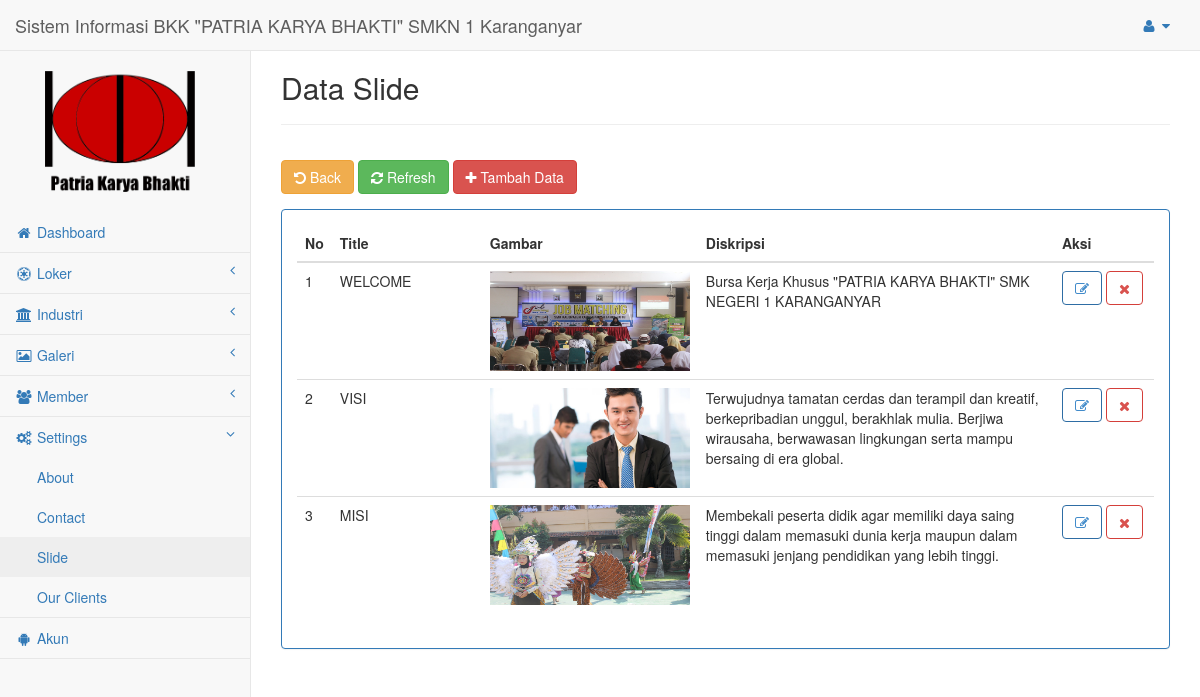
The app's page /0akuadmin/pages/admin?page=slide (signed in) with its own data.
### tables this page shows
CREATE TABLE `tbl_slide` (
  `No` int(9) NOT NULL,
  `Gambar` varchar(5000) NOT NULL,
  `Title` varchar(50) NOT NULL,
  `Deskripsi` varchar(500) NOT NULL
);

### 0akuadmin/pages/admin/page/slide/slide.php (the view)
<h2>Data Slide</h2><hr>
<div class="row">
    <div class="panel-body">
                <button type="button" class="btn btn-warning" onClick="history.go(-1)"><i class="fa fa-rotate-left"></i> Back </button>
                <button type="button" class="btn btn-success" onClick="history.go(0)"><i class="fa fa-refresh"></i> Refresh </button>
                <a href="?page=slide&aksi=tambah"><button type="button" class="btn btn-danger"><i class="fa fa-plus"></i> Tambah Data</button></a>
              </div>
    <div class="col-md-12">
            <div class="panel panel-primary">
                    <div class="panel-body">
                        <div class="table-responsive">
                            <table class="table dataTable">
                                <thead>
                                    <tr>
                                        <th>No</th>
                                        <th>Title</th>
                                        <th>Gambar</th>
                                        <th>Diskripsi</th>
                                        <th>Aksi</th>
                                    </tr>
                                </thead>
                                <tbody>
<?php
    $no = 1;
    $sql = $koneksi->query("select * from tbl_slide");
    while ($data= $sql->fetch_assoc()){
?>
                                <tr>
                                    <td><?php echo $no++; ?></td>
                                    <td width="150"><?php echo $data['Title']; ?></td>
                                    <td width="200"><img width="200" height="100" src="page/slide/img/<?php echo $data['Gambar']; ?>"></td>
                                    <td><?php echo $data['Deskripsi']; ?></td>
                                    <td width="100">
                                        <a href="?page=slide&aksi=ubah&no=<?php echo $data['No']; ?>"><button class="btn btn-outline btn-primary"><i class="fa fa-edit "></i></button></a>
                                        <a onclick="return confirm('Anda Yakin Akan Menghapus Data?')" href="?page=slide&aksi=hapus&no=<?php echo $data['No']; ?>"><button class="btn btn-outline btn-danger"><i class="fa fa-times "></i></button></a>
                                    </td>
                                </tr>
                                <?php
                                    }
                                ?>
                                </tbody>
                                </table>
                            </div>
                        </div>
                    </div>
                </div>
            </div>

### records on screen
tbl_slide: Title "WELCOME", Gambar (picture), Deskripsi "Bursa Kerja Khusus \"PATRIA KARYA BHAKTI\" SMK NEGERI 1 KARANGANYAR"
tbl_slide: Title "VISI", Gambar (picture), Deskripsi "Terwujudnya tamatan cerdas dan terampil dan kreatif, berkepribadian unggul, berakhlak mulia. Berjiwa wirausaha, berwawasan lingkungan serta mampu bersaing di era global."
tbl_slide: Title "MISI", Gambar (picture), Deskripsi "Membekali peserta didik agar memiliki daya saing tinggi dalam memasuki dunia kerja maupun dalam memasuki jenjang pendidikan yang lebih tinggi."
